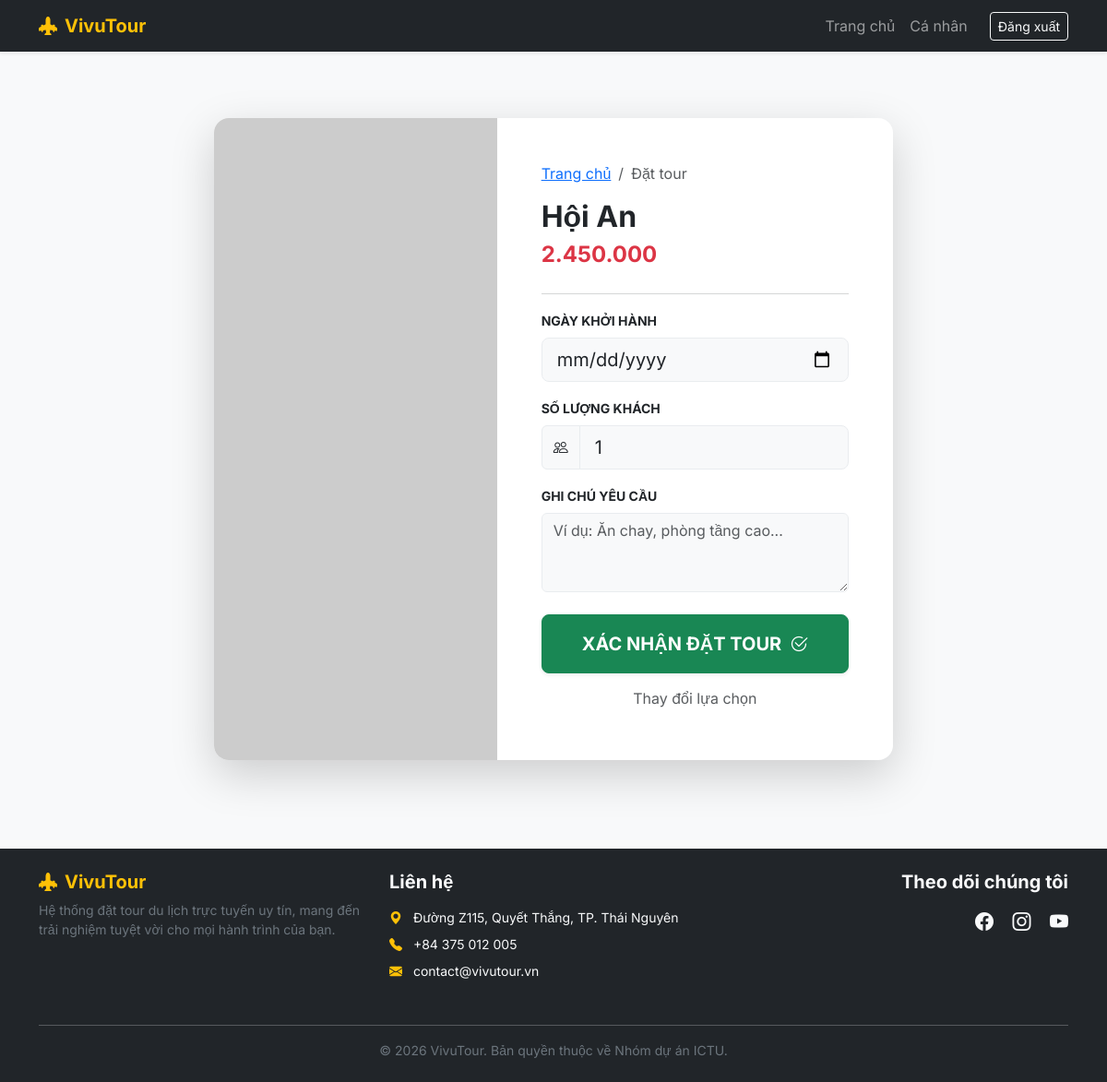
/book/5 (signed in), run on an earlier commit of the app's database.
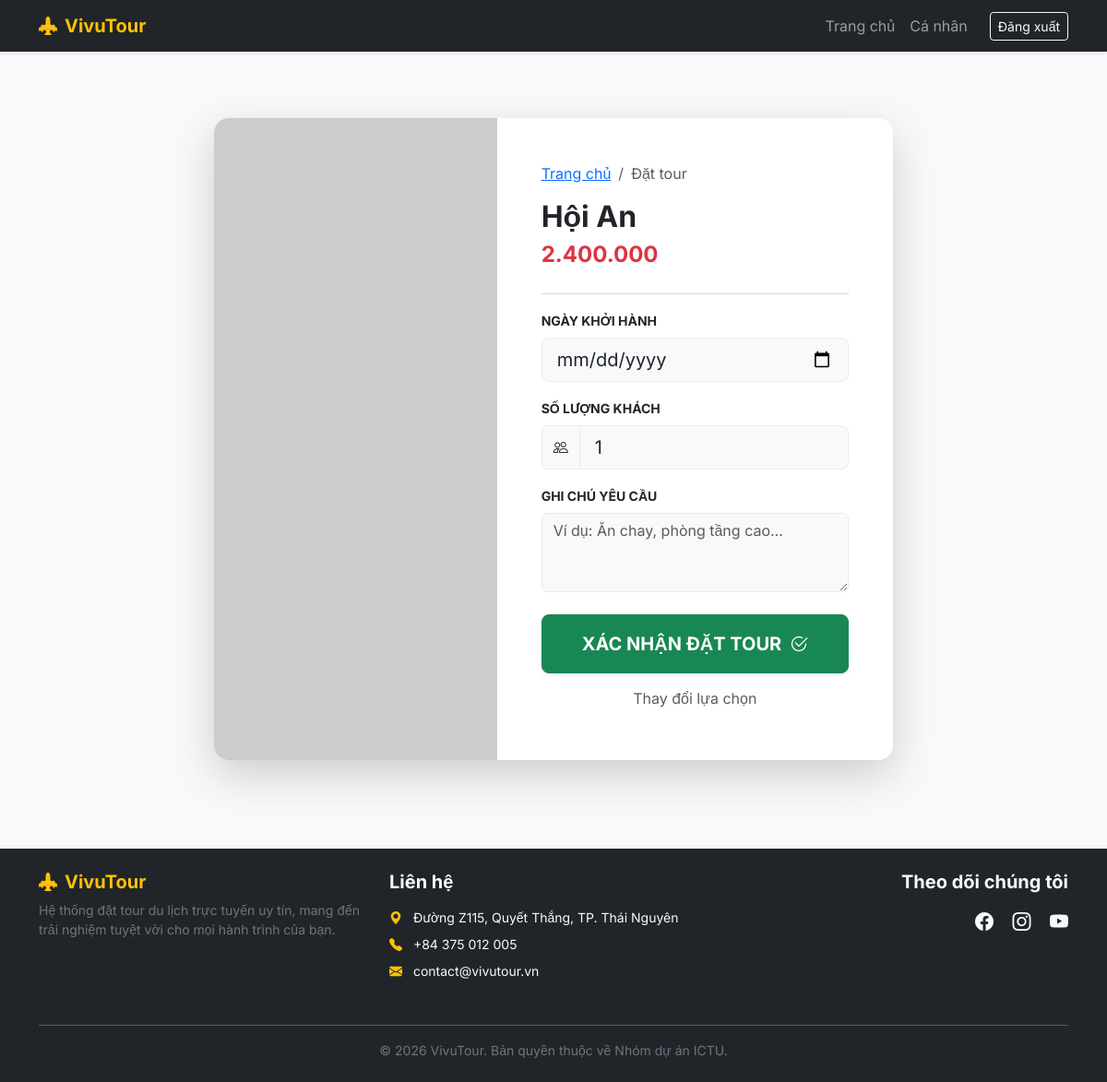
And on a later commit of the database.
### app.py (models this page shows)
class Tour(db.Model):
    id = db.Column(db.Integer, primary_key=True)
    name = db.Column(db.String(100), nullable=False)
    price = db.Column(db.String(50), nullable=False)
    image = db.Column(db.String(100), nullable=False)
    description = db.Column(db.Text)  # Cột này sẽ chứa nội dung chi tiết

### app.py (the view, shortened to what this page needs)
@app.route('/book/<int:tour_id>', methods=['GET', 'POST'])
@login_required
def booking(tour_id):
    tour = Tour.query.get_or_404(tour_id)
    return render_template('booking.html', tour=tour)

### app.py (called while the page is built)
@login_manager.user_loader
def load_user(user_id):
    return User.query.get(int(user_id))

### templates/booking.html (shortened to what this page needs)
{% extends "base.html" %}
{% block content %}
<div class="row justify-content-center py-5">
    <div class="col-md-10 col-lg-8">
        <div class="card shadow-lg border-0 rounded-4 overflow-hidden">
            <div class="row g-0">
                <div class="col-md-5">
                    <img src="{{ url_for('static', filename='images/' + tour.image) }}"
                         class="img-fluid h-100"
                         style="object-fit: cover; min-height: 300px;"
                         alt="{{ tour.name }}"
                         onerror="this.src='https://via.placeholder.com/500x700?text=Du+Lịch'">
                </div>
                <div class="col-md-7">
                    <div class="card-body p-4 p-lg-5">
                        <nav aria-label="breadcrumb">
                            <ol class="breadcrumb small">
                                <li class="breadcrumb-item"><a href="/">Trang chủ</a></li>
                                <li class="breadcrumb-item active">Đặt tour</li>
                            </ol>
                        </nav>
                        <h2 class="fw-bold text-dark mb-1">{{ tour.name }}</h2>
                        <p class="text-danger fs-4 fw-bold mb-4">{{ tour.price }} </p>
                        <hr class="text-muted opacity-25">
                        <form action="/book/{{ tour.id }}" method="POST">
                            <div class="mb-3">
                                <label class="form-label fw-bold small text-uppercase">Ngày khởi hành</label>
                                <input type="date" name="departure_date" class="form-control form-control-lg border-light-subtle bg-light" required>
                            </div>
                            <div class="mb-3">
                                <label class="form-label fw-bold small text-uppercase">Số lượng khách</label>
                                <div class="input-group">
                                    <span class="input-group-text bg-light border-light-subtle"><i class="bi bi-people"></i></span>
                                    <input type="number" name="guests" class="form-control form-control-lg border-light-subtle bg-light" min="1" max="20" value="1" required>
                                </div>
                            </div>
                            <div class="mb-4">
                                <label class="form-label fw-bold small text-uppercase">Ghi chú yêu cầu</label>
                                <textarea name="note" class="form-control border-light-subtle bg-light" rows="3" placeholder="Ví dụ: Ăn chay, phòng tầng cao..."></textarea>
                            </div>
                            <div class="d-grid gap-2">
                                {% if current_user.is_authenticated %}
                                    <button type="submit" class="btn btn-success btn-lg py-3 fw-bold rounded-3 shadow-sm">
                                        XÁC NHẬN ĐẶT TOUR <i class="bi bi-check2-circle ms-1"></i>
                                    </button>
                                {% else %}
                                    <a href="/login" class="btn btn-warning btn-lg py-3 fw-bold rounded-3 shadow-sm">
                                        ĐĂNG NHẬP ĐỂ ĐẶT TOUR
                                    </a>
                                {% endif %}
                                <a href="/" class="btn btn-link text-muted text-decoration-none">Thay đổi lựa chọn</a>
                            </div>
                        </form>
                    </div>
                </div>
            </div>
        </div>
    </div>
</div>
{% endblock %}

What changed in the data, as far as the page shows it:
changed Tour "Hội An": price "2.450.000" → "2.400.000"
